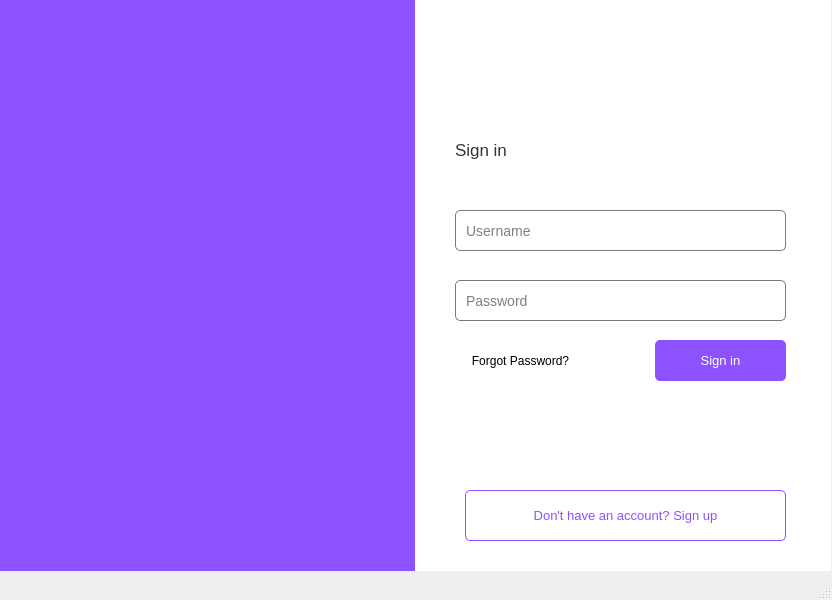
<?xml version="1.0" encoding="UTF-8"?>
<ui version="4.0">
 <class>MainWindow</class>
 <widget class="QMainWindow" name="MainWindow">
  <property name="geometry">
   <rect>
    <x>0</x>
    <y>0</y>
    <width>832</width>
    <height>600</height>
   </rect>
  </property>
  <property name="windowTitle">
   <string>MainWindow</string>
  </property>
  <widget class="QWidget" name="centralwidget">
   <widget class="QWidget" name="Logo" native="true">
    <property name="geometry">
     <rect>
      <x>0</x>
      <y>0</y>
      <width>831</width>
      <height>571</height>
     </rect>
    </property>
    <property name="styleSheet">
     <string notr="true">#Logo{
background-color:#8C52FF;
}</string>
    </property>
    <widget class="QWidget" name="Signin" native="true">
     <property name="geometry">
      <rect>
       <x>415</x>
       <y>0</y>
       <width>421</width>
       <height>571</height>
      </rect>
     </property>
     <property name="styleSheet">
      <string notr="true">#Signin{
background-color:white;
}
QLineEdit#Password,
QLineEdit#Username{
border: 1px solid #7B7878;
border-radius:5px;
padding:8px;
font-size:14px;
}
QLineEdit#Password:focus,
QLineEdit#Username:focus{
border-color:#8C52FF;
}

</string>
     </property>
     <widget class="QLabel" name="label">
      <property name="geometry">
       <rect>
        <x>40</x>
        <y>130</y>
        <width>71</width>
        <height>41</height>
       </rect>
      </property>
      <property name="font">
       <font>
        <pointsize>13</pointsize>
       </font>
      </property>
      <property name="text">
       <string>&lt;html&gt;&lt;head/&gt;&lt;body&gt;&lt;p&gt;&lt;span style=&quot; color:#333333;&quot;&gt;Sign in&lt;/span&gt;&lt;/p&gt;&lt;/body&gt;&lt;/html&gt;</string>
      </property>
     </widget>
     <widget class="QLineEdit" name="Username">
      <property name="geometry">
       <rect>
        <x>40</x>
        <y>210</y>
        <width>331</width>
        <height>41</height>
       </rect>
      </property>
      <property name="placeholderText">
       <string>Username</string>
      </property>
     </widget>
     <widget class="QLineEdit" name="Password">
      <property name="geometry">
       <rect>
        <x>40</x>
        <y>280</y>
        <width>331</width>
        <height>41</height>
       </rect>
      </property>
      <property name="echoMode">
       <enum>QLineEdit::Password</enum>
      </property>
      <property name="placeholderText">
       <string>Password</string>
      </property>
     </widget>
     <widget class="QPushButton" name="SigninBtn">
      <property name="geometry">
       <rect>
        <x>240</x>
        <y>340</y>
        <width>131</width>
        <height>41</height>
       </rect>
      </property>
      <property name="font">
       <font>
        <pointsize>10</pointsize>
       </font>
      </property>
      <property name="cursor">
       <cursorShape>PointingHandCursor</cursorShape>
      </property>
      <property name="styleSheet">
       <string notr="true">#SigninBtn{
background-color:#8C52FF;
color : white;
border:none;
border-radius:5px;
}
#SigninBtn:hover{
background-color:white;
border: 1px solid #8C52FF;
color:#8C52FF;
}</string>
      </property>
      <property name="text">
       <string>Sign in</string>
      </property>
     </widget>
     <widget class="QPushButton" name="SignupBtn">
      <property name="geometry">
       <rect>
        <x>50</x>
        <y>490</y>
        <width>321</width>
        <height>51</height>
       </rect>
      </property>
      <property name="font">
       <font>
        <pointsize>10</pointsize>
        <weight>50</weight>
        <bold>false</bold>
       </font>
      </property>
      <property name="cursor">
       <cursorShape>PointingHandCursor</cursorShape>
      </property>
      <property name="styleSheet">
       <string notr="true">#SignupBtn{
border:1px solid #8C52FF;
border-radius: 5px;
color:#8C52FF;
}
#SignupBtn:hover{
background-color:#F1EDED;
}</string>
      </property>
      <property name="text">
       <string>Don't have an account? Sign up</string>
      </property>
     </widget>
     <widget class="QPushButton" name="ForgetBtn">
      <property name="geometry">
       <rect>
        <x>40</x>
        <y>340</y>
        <width>131</width>
        <height>41</height>
       </rect>
      </property>
      <property name="font">
       <font>
        <pointsize>9</pointsize>
       </font>
      </property>
      <property name="cursor">
       <cursorShape>PointingHandCursor</cursorShape>
      </property>
      <property name="styleSheet">
       <string notr="true">#ForgetBtn{
border:none;
}
#ForgetBtn:hover{
text-decoration: underline;
}</string>
      </property>
      <property name="text">
       <string>Forgot Password?</string>
      </property>
     </widget>
    </widget>
    <widget class="QLabel" name="logo_pic">
     <property name="geometry">
      <rect>
       <x>50</x>
       <y>90</y>
       <width>351</width>
       <height>371</height>
      </rect>
     </property>
     <property name="styleSheet">
      <string notr="true">image:url(:/newPrefix/LifeSync.png)</string>
     </property>
     <property name="text">
      <string/>
     </property>
    </widget>
   </widget>
  </widget>
  <widget class="QStatusBar" name="statusbar"/>
 </widget>
 <resources>
  <include location="source.qrc"/>
 </resources>
 <connections/>
</ui>
